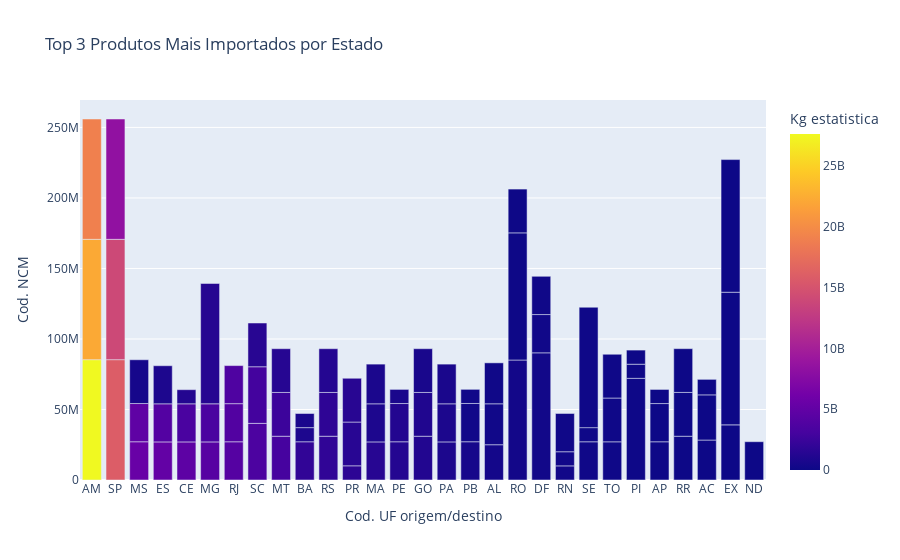

Notebook code cell kept with this figure:
### Code cell
#Apenas o primeiro gráfico, Top 3 importações por estado no ano de 2020 e 2021
fig_importacao.show()
